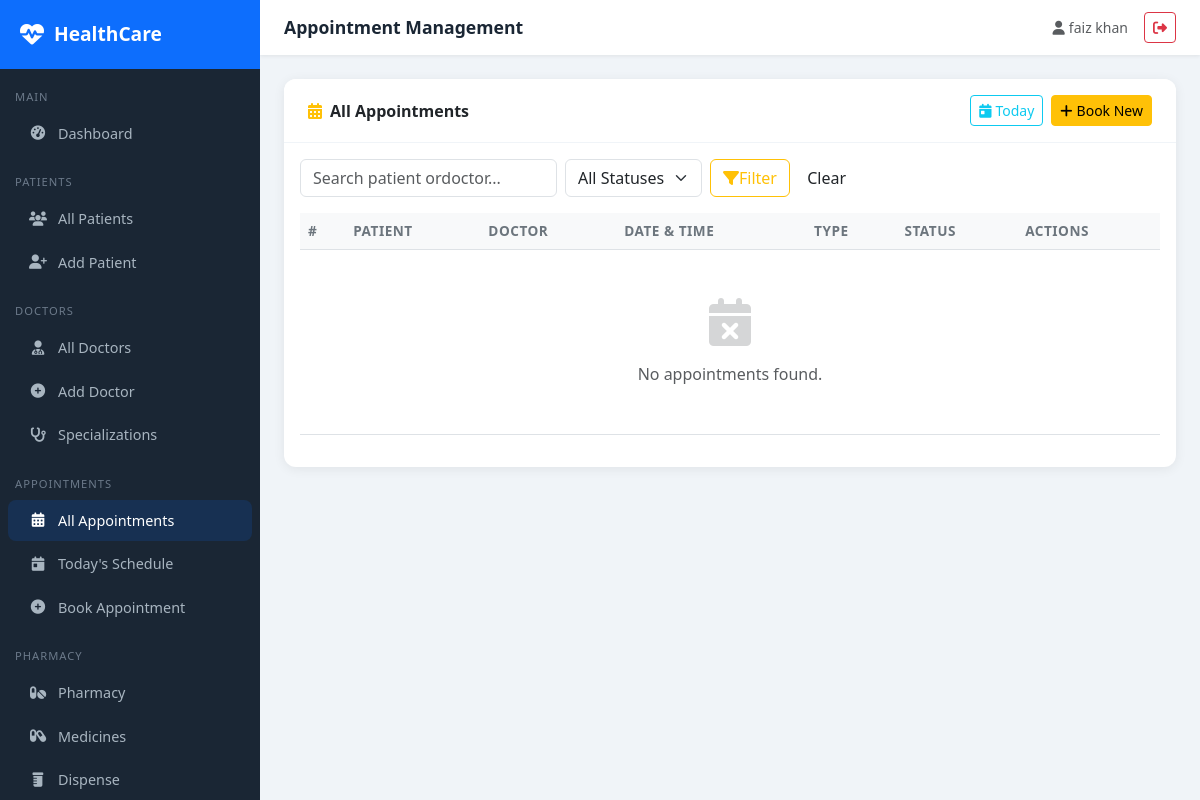
The page /appointments/ (signed in) on the database as committed earlier.
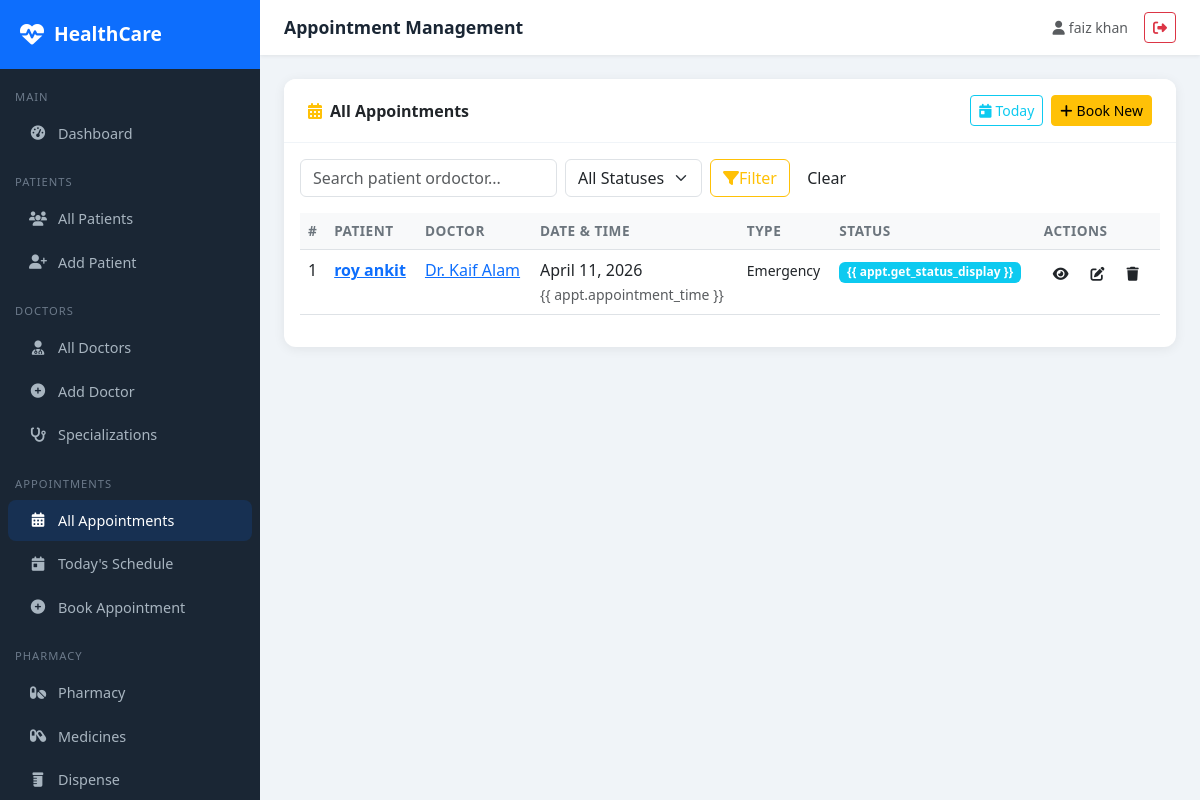
The same page on the database as committed later.
### healthcare_dashboard/appointments/models.py (models this page shows, shortened)
class Appointment(models.Model):
    STATUS_CHOICES = [
        ('scheduled', 'Scheduled'),
        ('confirmed', 'Confirmed'),
        ('completed', 'Completed'),
        ('cancelled', 'Cancelled'),
        ('no_show', 'No Show'),
    ]
    TYPE_CHOICES = [
        ('consultation', 'Consultation'),
        ('follow_up', 'Follow Up'),
        ('emergency', 'Emergency'),
        ('routine_checkup', 'Routine Checkup'),
        ('lab_test', 'Lab Test'),
        ('surgery', 'Surgery'),
    ]
    patient = models.ForeignKey(Patient, on_delete=models.CASCADE, related_name='appointments')
    doctor = models.ForeignKey(Doctor, on_delete=models.CASCADE, related_name='appointments')
    appointment_date = models.DateField()
    appointment_time = models.TimeField()
    appointment_type = models.CharField(
        max_length=30,
        choices=TYPE_CHOICES,
        default='consultation',
    )
    status = models.CharField(max_length=20, choices=STATUS_CHOICES, default='scheduled')
    reason = models.TextField(blank=True)
    notes = models.TextField(blank=True)
    follow_up_date = models.DateField(null=True, blank=True)
    created_at = models.DateTimeField(auto_now_add=True)
    updated_at = models.DateTimeField(auto_now=True)
    class Meta:
        ordering = ['-appointment_date', '-appointment_time']

### healthcare_dashboard/patients/models.py (models this page shows, shortened)
class Patient(models.Model):
    BLOOD_GROUP_CHOICES = [
        ('A+', 'A+'),
        ('A-', 'A-'),
        ('B+', 'B+'),
        ('B-', 'B-'),
        ('O+', 'O+'),
        ('O-', 'O-'),
        ('AB+', 'AB+'),
        ('AB-', 'AB-'),
    ]
    GENDER_CHOICES = [
        ('M', 'Male'),
        ('F', 'Female'),
        ('O', 'Other'),
    ]
    user = models.OneToOneField(User, on_delete=models.SET_NULL, null=True, blank=True)
    first_name = models.CharField(max_length=100)
    last_name = models.CharField(max_length=100)
    date_of_birth = models.DateField()
    gender = models.CharField(max_length=1, choices=GENDER_CHOICES)
    blood_group = models.CharField(max_length=3, choices=BLOOD_GROUP_CHOICES, blank=True)
    phone = models.CharField(max_length=15)
    email = models.EmailField(blank=True)
    address = models.TextField()
    emergency_contact_name = models.CharField(max_length=100, blank=True)
    emergency_contact_phone = models.CharField(max_length=15, blank=True)
    allergies = models.TextField(blank=True, help_text='List known allergies')
    chronic_conditions = models.TextField(blank=True)
    insurance_provider = models.CharField(max_length=100, blank=True)
    insurance_id = models.CharField(max_length=50, blank=True)
    created_at = models.DateTimeField(auto_now_add=True)
    updated_at = models.DateTimeField(auto_now=True)
    def __str__(self):
        return f"{self.first_name} {self.last_name}"

### healthcare_dashboard/doctors/models.py (models this page shows, shortened)
class Doctor(models.Model):
    user = models.OneToOneField(User, on_delete=models.SET_NULL, null=True, blank=True)
    first_name = models.CharField(max_length=100)
    last_name = models.CharField(max_length=100)
    specialization = models.ForeignKey(Specialization, on_delete=models.SET_NULL, null=True)
    qualification = models.CharField(max_length=200)
    experience_years = models.IntegerField(default=0)
    phone = models.CharField(max_length=15)
    email = models.EmailField()
    license_number = models.CharField(max_length=50, unique=True)
    consultation_fee = models.DecimalField(max_digits=8, decimal_places=2, default=0)
    available_days = models.CharField(max_length=100, blank=True, help_text='e.g. Mon,Tue,Wed')
    available_time_start = models.TimeField(null=True, blank=True)
    available_time_end = models.TimeField(null=True, blank=True)
    bio = models.TextField(blank=True)
    is_active = models.BooleanField(default=True)
    created_at = models.DateTimeField(auto_now_add=True)
    def __str__(self):
        return f"Dr. {self.first_name} {self.last_name}"

### healthcare_dashboard/appointments/views.py (the view, shortened to what this page needs)
# urls.py: path('', views.appointment_list, name='appointment_list'),
@login_required
def appointment_list(request):
    query = request.GET.get('q', '')
    status_filter = request.GET.get('status', '')
    appointments = Appointment.objects.select_related('patient', 'doctor').order_by(
        '-appointment_date',
        '-appointment_time',
    )
    if status_filter:
        appointments = appointments.filter(status=status_filter)
    return render(
        request,
        'appointments/appointment_list.html',
        {
            'appointments': appointments,
            'query': query,
            'status_filter': status_filter,
            'status_choices': Appointment.STATUS_CHOICES,
        },
    )

### healthcare_dashboard/templates/appointments/appointment_list.html (shortened to what this page needs)
{% extends 'base/base.html' %}
{% block page_title %}Appointment Management{% endblock %}
{% block content %}
<div class="card">
<div class="card-header py-3 px-4 d-flex justify-content-between align-items-center">
<span><i class="fas fa-calendar-alt text-warning me-2"></i>All Appointments</span>
<div class="d-flex gap-2">
<a href="{% url 'today_appointments' %}" class="btn btn-outline-info btn-sm"><i
class="fas fa-calendar-day me-1"></i>Today</a>
<a href="{% url 'appointment_create' %}" class="btn btn-warning btn-sm text-
dark"><i class="fas fa-plus me-1"></i>Book New</a>
</div>
</div>
<div class="card-body">
<form method="get" class="mb-3 row g-2 align-items-center">
<div class="col-auto">
<input type="text" name="q" class="form-control" placeholder="Search patient or
doctor..." value="{{ query }}">
</div>
<div class="col-auto">
<select name="status" class="form-select">
<option value="">All Statuses</option>
</select>
</div>
<div class="col-auto">
<button class="btn btn-outline-warning" type="submit"><i class="fas fa-filter me-
1"></i>Filter</button>
<a href="{% url 'appointment_list' %}" class="btn btn-outline-
secondary">Clear</a>
</div>
</form>
<div class="table-responsive">
<table class="table table-hover">
<thead><tr><th>#</th><th>Patient</th><th>Doctor</th><th>Date &
Time</th><th>Type</th><th>Status</th><th>Actions</th></tr></thead>
<tbody>
{% for appt in appointments %}
<tr>
<td>{{ forloop.counter }}</td>
<td><a href="{% url 'patient_detail' appt.patient.pk %}" class="text-decoration-
none fw-semibold">{{ appt.patient }}</a></td>
<td><a href="{% url 'doctor_detail' appt.doctor.pk %}" class="text-decoration-
none">{{ appt.doctor }}</a></td>
<td>{{ appt.appointment_date }}<br><small class="text-muted">{{
appt.appointment_time }}</small></td>
<td><small>{{ appt.get_appointment_type_display }}</small></td>
<td><span class="badge badge-status-{{ appt.status }}">{{
appt.get_status_display }}</span></td>
<td>
<div class="d-flex gap-1">
<a href="{% url 'appointment_detail' appt.pk %}" class="btn btn-sm btn-
outline-info" title="View"><i class="fas fa-eye"></i></a>
<a href="{% url 'appointment_update' appt.pk %}" class="btn btn-sm btn-
outline-warning" title="Edit"><i class="fas fa-edit"></i></a>
<a href="{% url 'appointment_delete' appt.pk %}" class="btn btn-sm btn-
outline-danger" title="Delete"><i class="fas fa-trash"></i></a>
</div>
</td>
</tr>
{% empty %}
<tr><td colspan="7" class="text-center text-muted py-5">
<i class="fas fa-calendar-times fa-3x mb-3 d-block opacity-25"></i>No
appointments found.
</td></tr>
{% endfor %}
</tbody>
</table>
</div>
</div>
</div>
{% endblock %}

Rows that differ between the two databases and show on the page:
added Appointment: patient "roy ankit", doctor "Dr. Kaif Alam", appointment_date "April 11, 2026", appointment_type "Emergency"
Other text that changed with them:
text no longer shown: "No appointments found."
